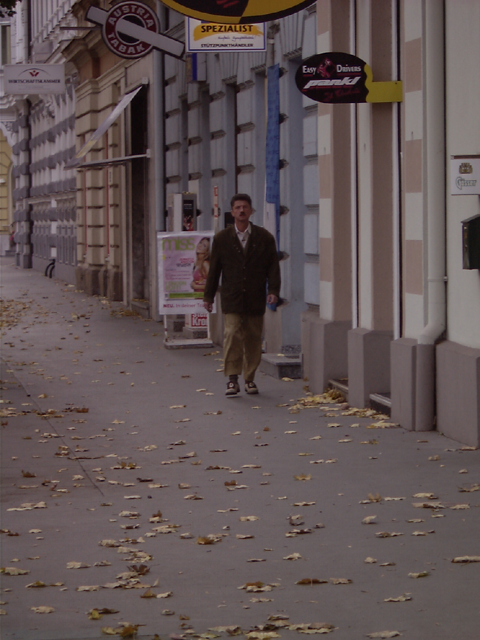
#> input picture lab11_people/testImage2.png, 480 x 640 px, given in place of vid1_IR.avi, which was not available
$ jupyter execute lab10_thermo.ipynb
#> lines starting #> are read from the running program, lines starting #| are printed output that depends on the picture; after the words box and inside, x2 and y2 are one past the last pixel; in counts of white or black regions, pixels touching at a corner belong together; pictures that were not available may be replaced by others from this repository, and a replacement may not be noted
[cell 1]
import cv2
import numpy as np
import matplotlib.pyplot as plt
from copy import copy

cap = cv2.VideoCapture("vid1_IR.avi")
i = 0
step = 1
thresh = 38

while cap.isOpened():
    ret, frame = cap.read()
#> frame is the input picture: shape (640, 480, 3); mean B, G, R 83.7, 83.3, 96.2
    if ret and not i % step:
        G = cv2.cvtColor(frame, cv2.COLOR_BGR2GRAY)
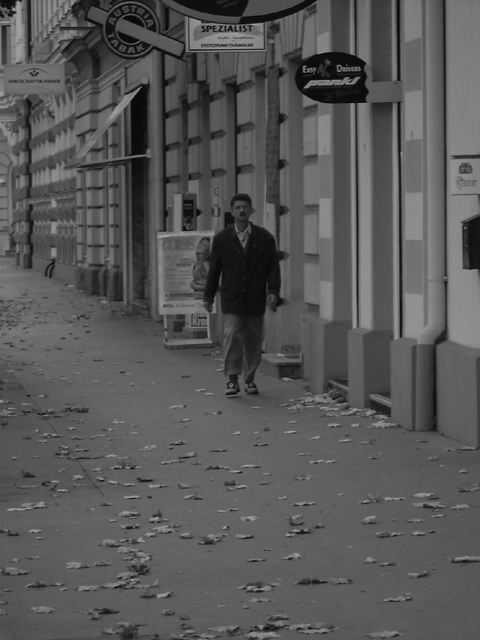
#> G: shape (640, 480); min 1, max 172, mean 87.2
        cv2.imshow("IR", G)
        _, Ibin = cv2.threshold(G, thresh, 255, cv2.THRESH_BINARY)
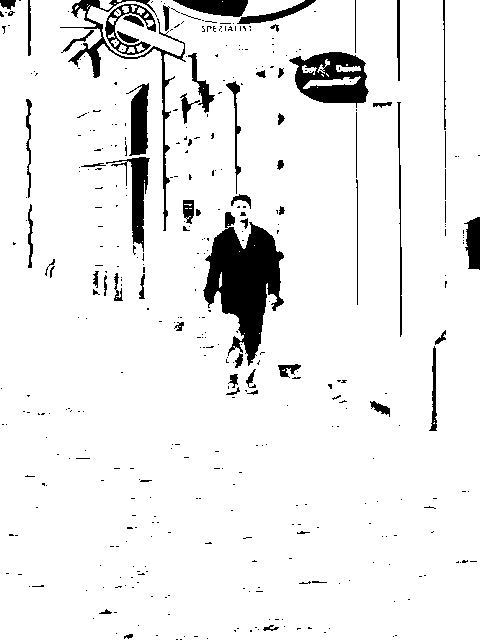
#> Ibin: shape (640, 480); 92.7% white; 411 black regions (343 under 20 px), largest, box (x1, y1, x2, y2) and area: (203, 212, 284, 366) 6290, (289, 52, 369, 108) 2562, (60, 0, 186, 231) 1844
        cv2.imshow("bin", Ibin)
        Ibin = cv2.medianBlur(Ibin, 7)
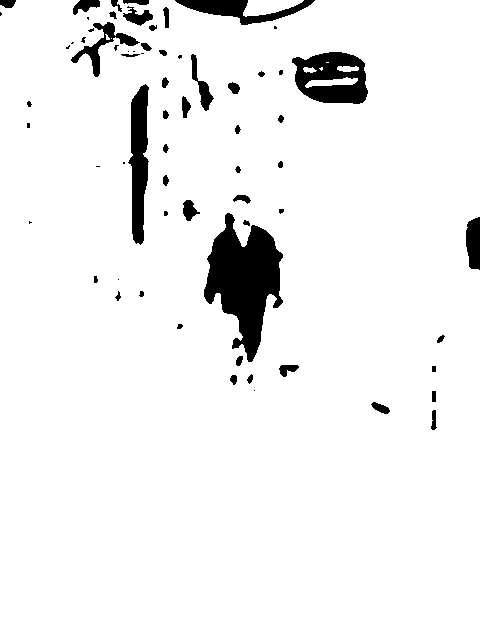
#> Ibin: shape (640, 480); 94.4% white; 67 black regions (20 under 20 px), largest, box (x1, y1, x2, y2) and area: (204, 213, 283, 362) 6305, (292, 52, 368, 104) 2676, (128, 84, 149, 245) 2221
        Imorph = cv2.morphologyEx(Ibin, cv2.MORPH_OPEN, np.ones((3, 3), np.uint8))
#> Imorph: shape (640, 480); 94.3% white; 63 black regions (17 under 20 px), largest, box (x1, y1, x2, y2) and area: (204, 213, 283, 362) 6342, (292, 52, 368, 104) 2702, (128, 84, 149, 245) 2227
        Imorph = cv2.morphologyEx(Imorph, cv2.MORPH_CLOSE, cv2.getStructuringElement(cv2.MORPH_ELLIPSE, (7,7)))
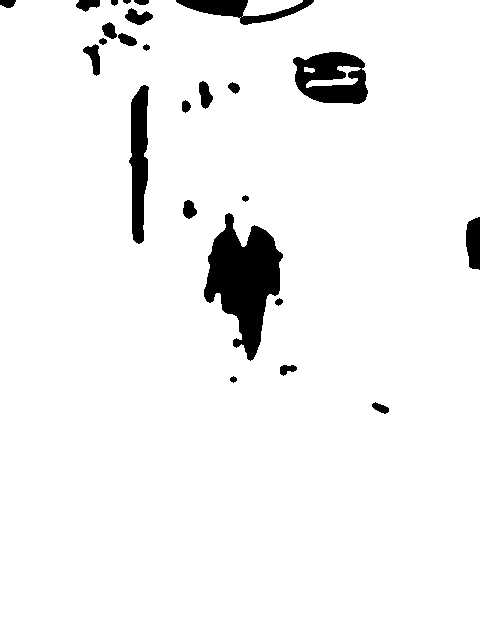
#> Imorph: shape (640, 480); 95% white; 25 black regions, largest, box (x1, y1, x2, y2) and area: (204, 213, 283, 361) 6193, (293, 52, 368, 104) 2673, (129, 85, 149, 244) 2215
        cv2.imshow("morph", Imorph)

        retval, labels, stats, centroids = cv2.connectedComponentsWithStats(Imorph)
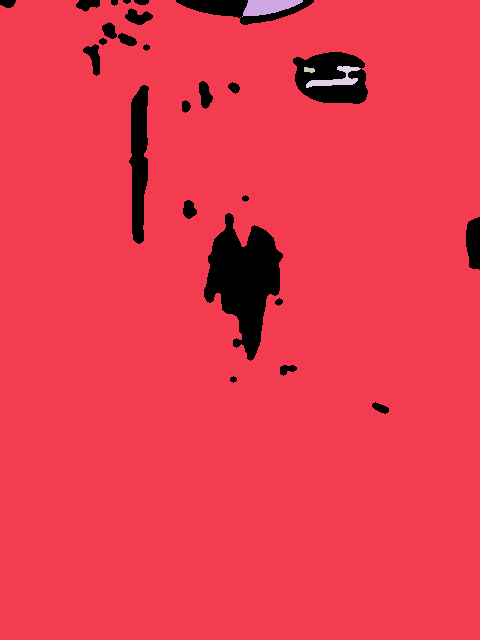
#> labels: shape (640, 480) int32; 5 distinct labels, from 0 to 4; one colour per label, 0 black
#> retval = 5; stats = [[0, 0, 480, 414, 15438], [0, 0, 480, 640, 290610], [242, 0, 61, 17, 668], [304, 67, 11, 6, 50], [306, 66, 55, 22, 434]]; centroids = [[240.1, 174.7], [239.2, 328.3], [267.9, 6.27], [308.7, 69.48], [336, 78.34]]
        # retval -- total number of unique labels
        # labels -- destination labeled image
        # stats -- statistics output for each label , including the background label .
        # centroids -- centroid output for each label , including the background label .
        cv2.imshow("Labels", np.uint8(labels / retval * 255))
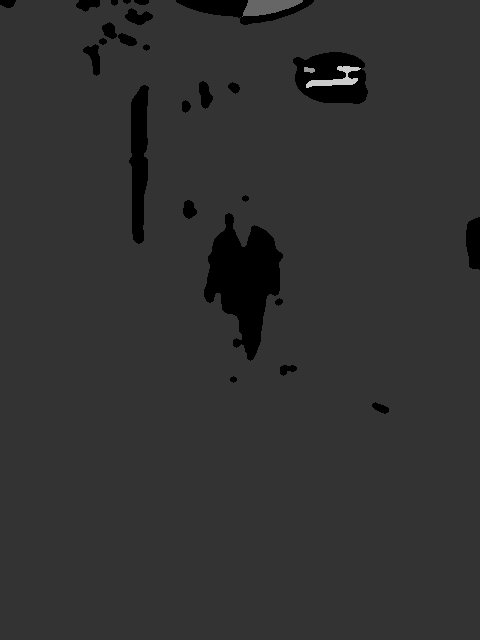
#> window 'Labels': shape (640, 480); min 0, max 204, mean 48.8


        min_area = 100  # Minimalna powierzchnia sylwetki lub jej elementu
        aspect_ratio_thresh = 0.9  # Minimalny stosunek wysokości do szerokości dla sylwetek i ich elementów
        max_vertical_gap = 50  # Maksymalna pionowa odległość między sylwetkami do połączenia

        Irect = cv2.cvtColor(Imorph, cv2.COLOR_GRAY2BGR)

        filtered_components = []  # prostokąty dla obiektów po filtracji w formacie [(x, y, w, h), ...]
        # (a) Rysuj wszystkie prostokąty – zielone
        for x, y, w, h, area in stats[1:]:  # Pomijamy tło (label 0)

            cv2.rectangle(Irect, (x, y), (x + w, y + h), (0, 0, 255), 1)  # zaznaczanie wszystkich wykrytych obiektów

            if area < min_area:
                continue

            # (c) Filtracja po proporcjach (wysokość / szerokość)
            aspect_ratio = h / float(w)
            if aspect_ratio < aspect_ratio_thresh:
                continue

            # Jeśli przeszło – dodajemy do filtrowanych
            filtered_components.append((x, y, w, h))
#> this loop made 4 passes
#> (x, y, w, h, area, aspect_ratio) on passes 1, 2, 4: (0, 0, 480, 640, 290610, 1.33), (242, 0, 61, 17, 668, 0.279), (306, 66, 55, 22, 434, 0.4)
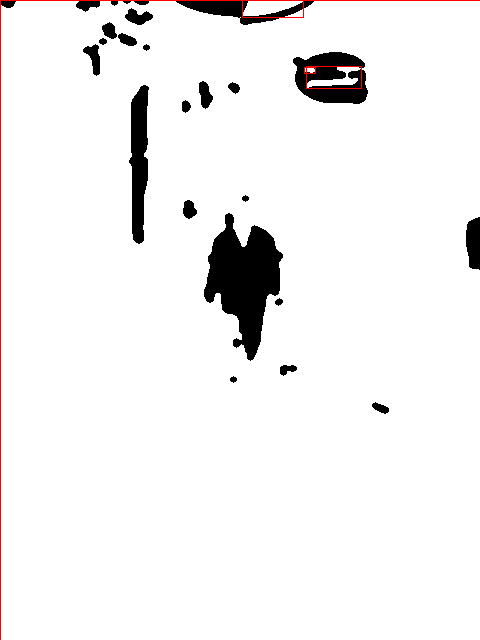
#> Irect: shape (640, 480, 3); mean B, G, R 241.3, 241.3, 242.5
#> after the loop, filtered_components = [(0, 0, 480, 640)]

        for x, y, w, h in filtered_components:
            cv2.rectangle(Irect, (x, y), (x + w, y + h), (0, 255, 0), 1)
#> this loop made 1 pass
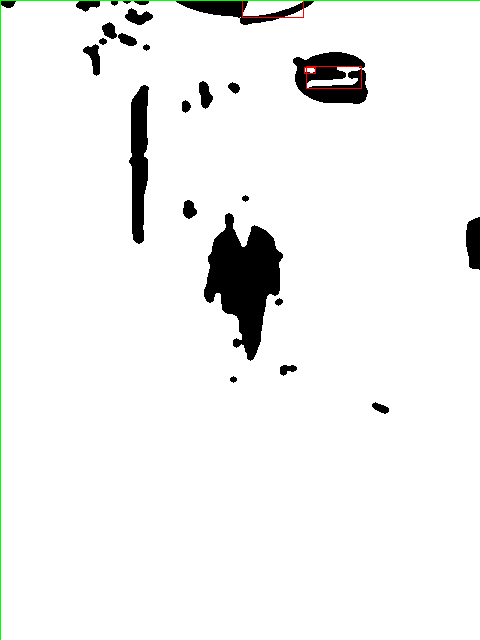
#> Irect: shape (640, 480, 3); 0.36% of pixels changed, all inside (x1, y1, x2, y2) = (0, 0, 480, 640)

        # (d) Łączenie obiektów leżących jeden pod drugim
        merged_components = []
        components_queue = copy(filtered_components)
#> components_queue = [(0, 0, 480, 640)]

        while components_queue:
            x1, y1, w1, h1 = components_queue.pop(0)
            rect1 = (x1, y1, x1 + w1, y1 + h1)
            merged = False

            for j, (x2, y2, w2, h2) in enumerate(components_queue):
                rect2 = (x2, y2, x2 + w2, y2 + h2)
                horizontal_overlap = not (rect2[2] < rect1[0] or rect2[0] > rect1[2])
                bottom1 = y1 + h1
                bottom2 = y2 + h2
                if bottom1 <= y2:
                    vertical_alignment = (y2 - bottom1) <= max_vertical_gap
                elif bottom2 <= y1:
                    vertical_alignment = (y1 - bottom2) <= max_vertical_gap
                else:
                    vertical_alignment = True # Zachodzą na siebie w pionie

                if horizontal_overlap and vertical_alignment:
                    # Łączymy prostokąty
                    x_min = min(x1, x2)
                    y_min = min(y1, y2)
                    x_max = max(x1 + w1, x2 + w2)
                    y_max = max(y1 + h1, y2 + h2)
                    merged_obj = (x_min, y_min, x_max - x_min, y_max - y_min)
                    merged = True
                    break

            if not merged:
                merged_components.append((x1, y1, w1, h1))
            else:
                # Po scaleniu pomijamy już porównane obiekty
                components_queue.pop(j)
                # Chcemy dalej szukać połączeń między nowymi obiektami
                components_queue.append(merged_obj)
#> this loop made 1 pass
#> after the loop, components_queue = []; merged_components = [(0, 0, 480, 640)]

        # Rysuj połączone sylwetki – niebieskie grube prostokąty
        for x, y, w, h in merged_components:
            cv2.rectangle(Irect, (x, y), (x + w, y + h), (255, 0, 0), 2)
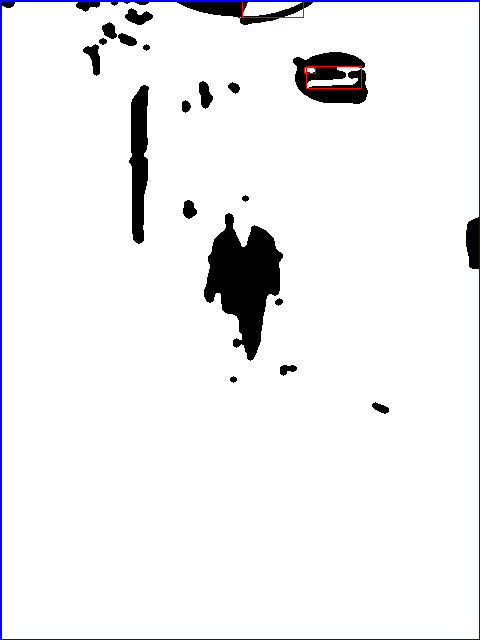
#> Irect: shape (640, 480, 3); 1.09% of pixels changed, all inside (x1, y1, x2, y2) = (0, 0, 480, 640)

        # Pokaż wynik
        cv2.imshow("Merging", Irect)

    if (cv2.waitKey(10) & 0xFF == ord("q")) or not ret:  # break the loop when the ’q’ key is pressed
#> (key q is pressed here)
        break
    i += 1

cap.release()
cv2.destroyAllWindows()
